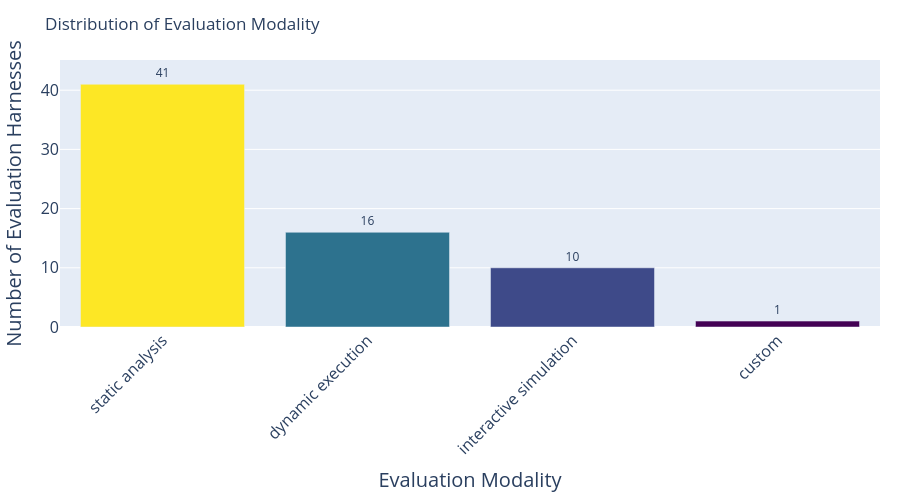

The cell this chart's notebook holds for it:
### Code cell
# import pandas as pd
# import plotly.express as px

# df = pd.read_csv("data/evaluation_harness_metadata.csv", encoding="utf-8")
# df['execution modality'] = df['execution modality'].apply(lambda x: x.split(',') if pd.notna(x) else [])
# df = df.explode('execution modality')

# # Get value counts and create a DataFrame for plotting
# value_counts = df['execution modality'].value_counts()
# value_counts_df = value_counts.reset_index()
# value_counts_df.columns = ['execution modality', 'Count']

# # Create bar chart with Plotly
# fig = px.bar(
#     value_counts_df, 
#     x='execution modality', 
#     y='Count',
#     title='Distribution of Execution Modality',
#     labels={'Count': 'Number of Evaluation Harnesses'},
#     color='Count',
#     color_continuous_scale='viridis'
# )

# # Customize the layout
# fig.update_layout(
#     xaxis_tickangle=-45,
#     margin=dict(l=20, r=20, t=60, b=100),
#     height=500,
#     showlegend=False,
#     xaxis=dict(
#         title_font_size=20,
#         tickfont_size=16
#     ),
#     yaxis=dict(
#         title_font_size=20,
#         tickfont_size=16,
#         range=[0, value_counts_df['Count'].max() * 1.1]  # Add 10% padding to y-axis
#     )
# )

# # Remove color bar
# fig.update_coloraxes(showscale=False)

# # Add value labels on top of bars
# fig.update_traces(texttemplate='%{y}', textposition='outside')

# fig.show()

### Figure 1 — Plotly figure (JSON) as saved in the notebook; plotly's stock layout.template omitted (floating-point values rounded to 4 significant figures)
{"data": [{"hovertemplate": "Evaluation Modality=%{x}<br>Number of Evaluation Harnesses=%{marker.color}<extra></extra>", "legendgroup": "", "marker": {"color": [41, 16, 10, 1], "coloraxis": "coloraxis", "pattern": {"shape": ""}}, "name": "", "orientation": "v", "showlegend": false, "textposition": "outside", "texttemplate": "%{y}", "type": "bar", "x": ["static analysis", "dynamic execution", "interactive simulation", "custom"], "xaxis": "x", "y": [41, 16, 10, 1], "yaxis": "y"}], "layout": {"barmode": "relative", "coloraxis": {"colorbar": {"title": {"text": "Number of Evaluation Harnesses"}}, "colorscale": [[0, "#440154"], [0.1111, "#482878"], [0.2222, "#3e4989"], [0.3333, "#31688e"], [0.4444, "#26828e"], [0.5556, "#1f9e89"], [0.6667, "#35b779"], [0.7778, "#6ece58"], [0.8889, "#b5de2b"], [1, "#fde725"]], "showscale": false}, "height": 500, "legend": {"tracegroupgap": 0}, "margin": {"b": 100, "l": 20, "r": 20, "t": 60}, "showlegend": false, "title": {"text": "Distribution of Evaluation Modality"}, "xaxis": {"anchor": "y", "domain": [0, 1], "tickangle": -45, "tickfont": {"size": 16}, "title": {"font": {"size": 20}, "text": "Evaluation Modality"}}, "yaxis": {"anchor": "x", "domain": [0, 1], "range": [0, 45.1], "tickfont": {"size": 16}, "title": {"font": {"size": 20}, "text": "Number of Evaluation Harnesses"}}}}
